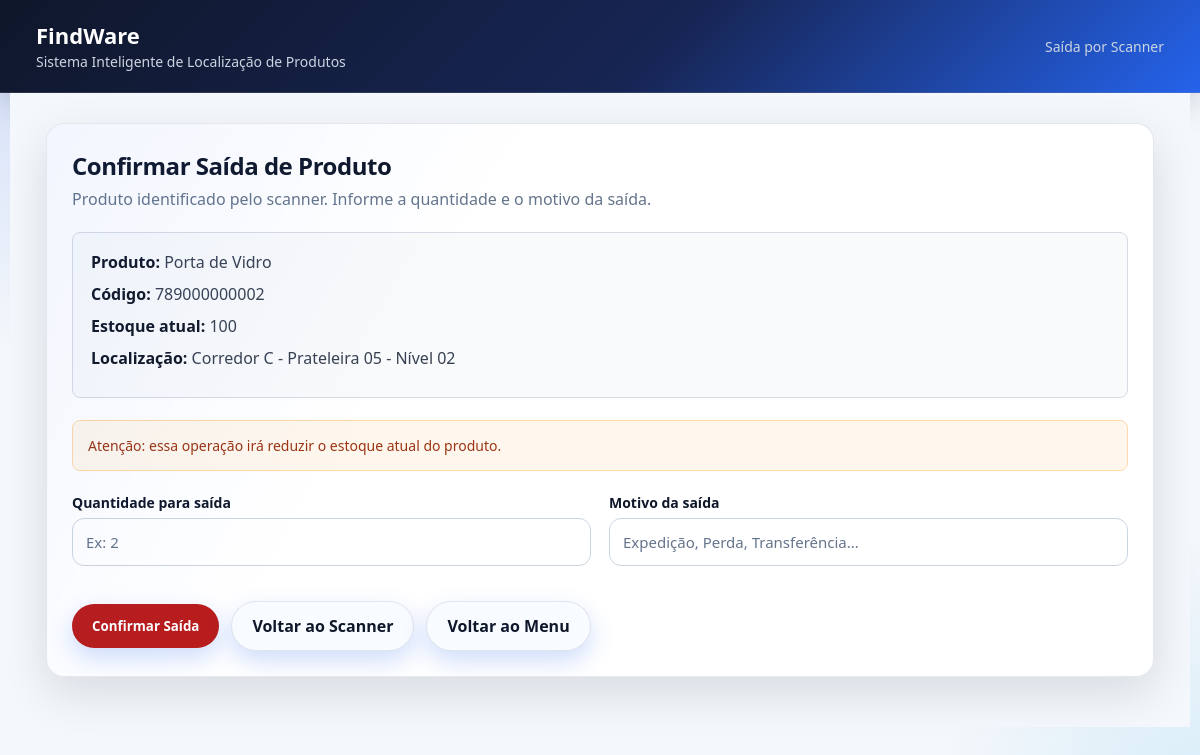
The page /scanner_saida.php?codigo=789000000002 on the database its author committed.
### tables this page shows
CREATE TABLE produtos (
    id INT AUTO_INCREMENT PRIMARY KEY,
    nome VARCHAR(150) NOT NULL,
    codigo VARCHAR(50) NOT NULL UNIQUE,
    codigo_barras VARCHAR(100) UNIQUE,
    corredor VARCHAR(10) NOT NULL,
    prateleira VARCHAR(10) NOT NULL,
    nivel VARCHAR(10) NOT NULL,
    estoque INT NOT NULL DEFAULT 0,
    criado_em TIMESTAMP DEFAULT CURRENT_TIMESTAMP
);

### conectar.php (called while the page is built, shortened)
<?php
function esc($conn, $valor) {
    return mysqli_real_escape_string($conn, trim($valor));
}
function h($valor) {
    return htmlspecialchars($valor, ENT_QUOTES, 'UTF-8');
}
?>

### scanner_saida.php (the view, shortened to what this page needs)
<?php
include "conectar.php";
$codigo = esc($conn, $_GET['codigo'] ?? "");
$sql = "SELECT * FROM produtos WHERE codigo_barras='$codigo' OR codigo='$codigo'";
$resultado = mysqli_query($conn, $sql);
$produto = mysqli_fetch_assoc($resultado);
?>
<!DOCTYPE html>
<html lang="pt-BR">
<head>
<link rel="stylesheet" href="assets/style.css">
</head>
<body>
<div class="topo">
    <div>
        <h1>FindWare</h1>
        <span>Sistema Inteligente de Localização de Produtos</span>
    </div>
    <span>Saída por Scanner</span>
</div>
<div class="container">
<?php if($produto){ ?>
    <div class="card">
        <div class="titulo">
            <h2>Confirmar Saída de Produto</h2>
            <p>Produto identificado pelo scanner. Informe a quantidade e o motivo da saída.</p>
        </div>
        <div class="info-produto">
            <p><strong>Produto:</strong> <?php echo h($produto['nome']); ?></p>
            <p><strong>Código:</strong> <?php echo h($codigo); ?></p>
            <p><strong>Estoque atual:</strong> <?php echo h($produto['estoque']); ?></p>
            <p>
                <strong>Localização:</strong>
                Corredor <?php echo h($produto['corredor']); ?> -
                Prateleira <?php echo h($produto['prateleira']); ?> -
                Nível <?php echo h($produto['nivel']); ?>
            </p>
        </div>
        <div class="aviso-saida">
            Atenção: essa operação irá reduzir o estoque atual do produto.
        </div>
        <form action="salvar_saida.php" method="POST">
            <div class="form-grid">
                <div class="form-group">
                    <label>Quantidade para saída</label>
                    <input
                        type="number"
                        name="quantidade"
                        placeholder="Ex: 2"
                        min="1"
                        required>
                </div>
                <div class="form-group">
                    <label>Motivo da saída</label>
                    <input
                        type="text"
                        name="motivo"
                        placeholder="Expedição, Perda, Transferência..."
                        required>
                </div>
            </div>
            <div class="acoes">
                <button type="submit" class="btn-saida">Confirmar Saída</button>
                <a href="scanner.php" class="btn btn-secundario">Voltar ao Scanner</a>
                <a href="menu.php" class="btn btn-secundario">Voltar ao Menu</a>
            </div>
        </form>
    </div>
<?php } ?>
</div>
</body>
</html>

### assets/style.css (style rules this page uses)
* { margin: 0; padding: 0; box-sizing: border-box; font-family: 'Segoe UI', Roboto, Arial, sans-serif; }
:root { --bg: #f4f7fb; --topo: linear-gradient(135deg, #0f172a 0%, #172554 55%, #2563eb 100%); --card: rgba(255, 255, 255, 0.92); --card-secundario: #f8fbff; --texto: #0f172a; --texto-suave: #64748b; --texto-claro: #cbd5e1; --borda: rgba(148, 163, 184, 0.25); --input-bg: #ffffff; --input-borda: #cbd5e1; --botao: linear-gradient(135deg, #2563eb 0%, #1d4ed8 100%); --botao-hover: linear-gradient(135deg, #1d4ed8 0%, #1e40af 100%); --verde: #15803d; --vermelho: #b91c1c; --laranja: #d97706; --shadow: 0 16px 45px rgba(15, 23, 42, 0.12); }
body { background: radial-gradient(circle at top left, rgba(37, 99, 235, 0.18), transparent 24%), radial-gradient(circle at bottom right, rgba(14, 165, 233, 0.12), transparent 18%), var(--bg); color: var(--texto); min-height: 100vh; }
.container { max-width: 1180px; margin: 0 auto; }
.topo { min-height: 78px; background: var(--topo); color: white; display: flex; align-items: center; justify-content: space-between; padding: 20px 36px; border-bottom: 1px solid rgba(255,255,255,0.12); box-shadow: 0 10px 30px rgba(15, 23, 42, 0.18); }
.topo h1 { font-size: 22px; color: white; }
.topo span, .topo p { color: var(--texto-claro); font-size: 14px; }
.container { padding: 30px 36px; background: var(--bg); }
.titulo { margin-bottom: 22px; }
.titulo h2 { color: var(--texto); font-size: 24px; letter-spacing: -0.02em; }
.titulo p { color: var(--texto-suave); margin-top: 6px; }
.card, .area-menu, .card-indicador, .busca-sinal, .mapa-area, .info-produto, .qr-box, .scanner-box, .dicas, .resumo, .audio-box, .localizacao-destaque, .form-atualizar, .resultado-card { background: var(--card); border: 1px solid var(--borda); color: var(--texto); }
.card { border-radius: 18px; padding: 25px; margin-bottom: 20px; box-shadow: var(--shadow); backdrop-filter: blur(10px); position: relative; overflow: hidden; }
.card::before { content: ""; position: absolute; inset: 0; background: linear-gradient(120deg, rgba(37, 99, 235, 0.06), transparent 35%); pointer-events: none; }
input, select { width: 100%; padding: 13px; border: 1px solid var(--input-borda); border-radius: 12px; margin-bottom: 15px; font-size: 15px; background: var(--input-bg); color: var(--texto); transition: border-color 0.2s ease, box-shadow 0.2s ease; }
input::placeholder { color: var(--texto-suave); }
label { font-size: 14px; font-weight: bold; color: var(--texto); margin-bottom: 6px; }
.form-grid { display: grid; grid-template-columns: repeat(2, 1fr); gap: 18px; }
.form-group { display: flex; flex-direction: column; }
button, .btn { background: var(--botao); color: white; border: none; padding: 13px 20px; border-radius: 999px; cursor: pointer; font-weight: 700; text-decoration: none; display: inline-block; box-shadow: 0 10px 24px rgba(37, 99, 235, 0.22); transition: transform 0.18s ease, box-shadow 0.18s ease; }
.btn-secundario, .voltar { background: var(--card-secundario); color: var(--texto); border: 1px solid var(--borda); }
.acoes { display: flex; gap: 12px; align-items: center; margin-top: 20px; }

### scanner_saida.php (style rules this page uses)
.info-produto { background: #f9fafb; border: 1px solid #d5dbe3; border-radius: 8px; padding: 18px; margin-bottom: 22px; }
.info-produto p { margin-bottom: 10px; color: #374151; }
.info-produto strong { color: #111827; }
.aviso-saida { background: #fff7ed; border: 1px solid #fed7aa; color: #9a3412; padding: 15px; border-radius: 8px; margin-bottom: 22px; font-size: 14px; }
.btn-saida { background: #b91c1c; }

### rows shown on the page
produtos: nome "Porta de Vidro", estoque "100", corredor "C", prateleira "05", nivel "02"

### other values the page prints
$codigo "789000000002"
